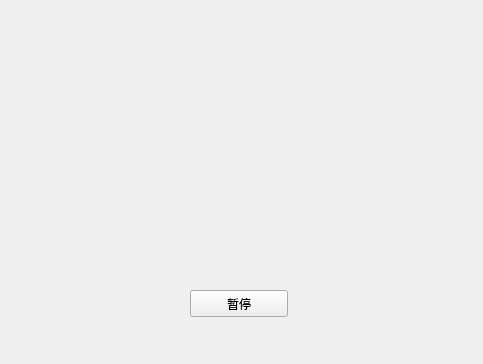
<?xml version="1.0" encoding="UTF-8"?>
<ui version="4.0">
 <class>QAbout</class>
 <widget class="QWidget" name="QAbout">
  <property name="geometry">
   <rect>
    <x>0</x>
    <y>0</y>
    <width>483</width>
    <height>364</height>
   </rect>
  </property>
  <property name="windowTitle">
   <string>Form</string>
  </property>
  <widget class="QPushButton" name="playBtn">
   <property name="geometry">
    <rect>
     <x>190</x>
     <y>290</y>
     <width>98</width>
     <height>27</height>
    </rect>
   </property>
   <property name="text">
    <string>暂停</string>
   </property>
  </widget>
  <widget class="QLabel" name="playLabel">
   <property name="geometry">
    <rect>
     <x>10</x>
     <y>20</y>
     <width>461</width>
     <height>261</height>
    </rect>
   </property>
   <property name="text">
    <string/>
   </property>
  </widget>
 </widget>
 <resources/>
 <connections/>
</ui>
